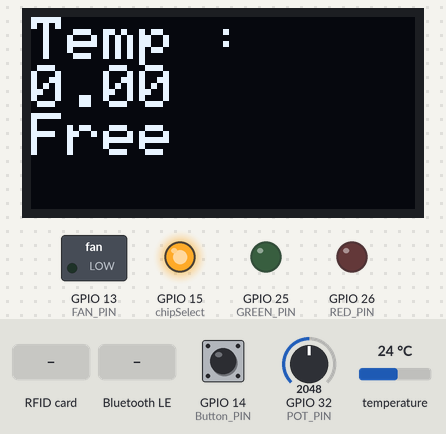
This program was run on a simulated ESP32. Parts: 128×64 one-colour display, switched loads named in the program (green lamp = pin HIGH), output pins drawn as LEDs (lit = HIGH). The test bench sets the inputs (shaded band); at power-on: temperature 24 °C, GPIO 14 (Button_PIN) HIGH, GPIO 32 (POT_PIN) = 2048 (analog values on the 0–4095 scale). Storage starts empty; nothing arrives over Bluetooth unless stated; a phone connects over Bluetooth LE 3 s after start; pins used as bus, display or sensor lines are not drawn; what the program prints to the serial monitor is not drawn.

Above: at 1.3 s.
1.4 s: RFID card 5E 7A 19 C4 held to the reader
At 2.5 s:
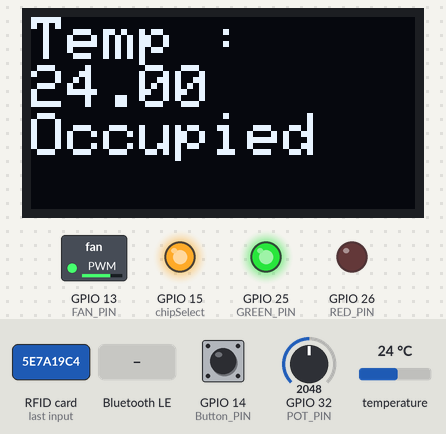
3.5 s: Bluetooth LE write "1" received
At 4.8 s:
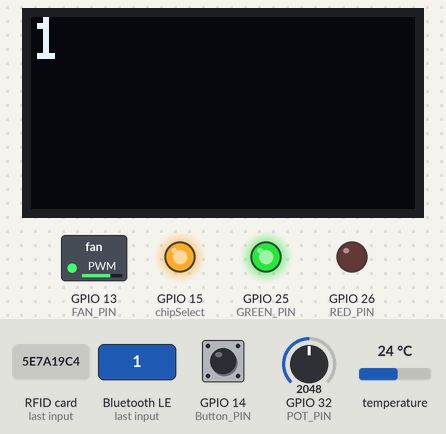
6.5 s: RFID card 5E 7A 19 C4 held to the reader
At 9.3 s:
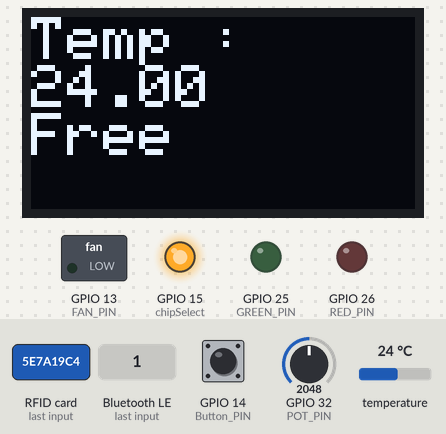
9.5 s: Bluetooth LE write "0" received
At 10.1 s:
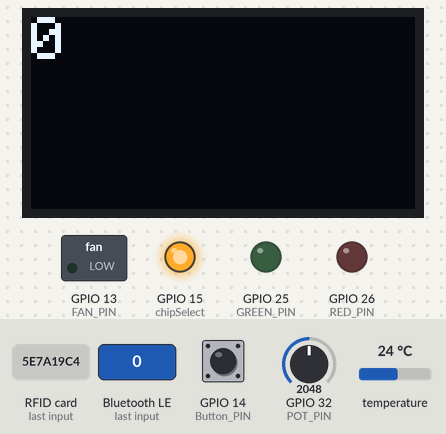
12.5 s: temperature set to 12 °C
At 15.9 s:
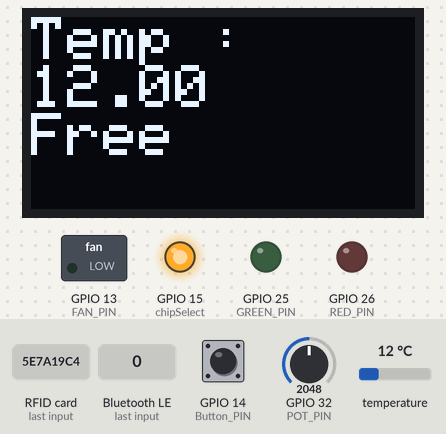
Timing chart, 0 to 17.4 s (numbered marks = the images above; inputs shaded):
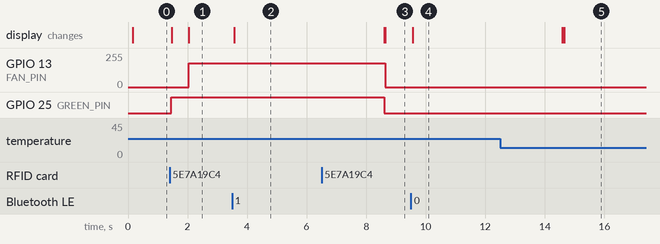

Measured:
- after the input at 1.4 s, GPIO 13 (FAN_PIN): 0/255 → 180/255 after 0.64 s; GPIO 25 (GREEN_PIN): LOW → HIGH at once; the display: first changes after 0.07 s (image 1 shows a later state)
- after the input at 3.5 s, the display: changes after 0.08 s (image 2)
- after the input at 6.5 s, GPIO 13 (FAN_PIN): 180/255 → 0/255 after 2.1 s; GPIO 25 (GREEN_PIN): HIGH → LOW after 2.1 s; the display: first differs from a run without the input after 2.1 s (image 3)
- after the input at 9.5 s, the display: changes after 0.06 s (image 4)
- after the input at 12.5 s, the display: first differs from a run without the input after 2.2 s (image 5)

The program:

main.cpp
```cpp
// Libraries
#include <Arduino.h>
#include <Wire.h>
#include <ArduinoJson.h>
#include <SPI.h>
#include <MFRC522.h>
#include <Adafruit_Sensor.h>
#include <Adafruit_BMP280.h>
#include <WiFi.h>
#include <WebServer.h>
#include <Adafruit_GFX.h>
#include <Adafruit_SSD1306.h>
#include <SD.h>
#include <BLE_UART.h>

//Define pins
//rfid
#define RFID_SS 2
#define RFID_RST 27
MFRC522 rfid(RFID_SS, RFID_RST);
//OLED
#define SCREEN_WIDTH 128
#define SCREEN_HEIGHT 64

#define OLED_DC     16
#define OLED_RESET 17
#define OLED_CS    5
Adafruit_SSD1306 display(SCREEN_WIDTH, SCREEN_HEIGHT, &SPI, OLED_DC, OLED_RESET, OLED_CS);

//Temp bmp280
float temperature;
Adafruit_BMP280 bmp;

//Potentiometer
#define POT_PIN 32

//SD
#define chipSelect 15

//misc
#define RED_PIN 26
#define GREEN_PIN 25
#define Button_PIN 14
#define FAN_PIN 13
//Misc Global Vars
String lastUID = "";
unsigned long lastScanTime = 0;
unsigned long indicatorStart = 0;
unsigned long indicatorTime = 0;
bool indicatorOn = false;
unsigned long sampleTime = 0;
unsigned long msgTime = 0;

//Challenge Global Variables
String staffMessage = "";
bool staffMeassageActive = false;
unsigned long staffMessageTime = 0;
bool staffMsgtime = false;

//RFID CHECKIN/OUT Variables
const int numAuthorized = 1; //admin card and student card for access..
String authorizedUIDs[numAuthorized];
bool occupied = false;

//Potentiometer/ADC Variables
int ADC_BITS = 12;

//Fan PWM variables
#define LED_CH 0
const int PWM_FREQ = 25000;
const int PWM_RES = 8;

//temp readings var
const int NUM_SAMPLES = 10;
float samples[NUM_SAMPLES];


//Global Variables (Bitwise, SD, wifi, webserver)
volatile bool helpButtonPressed = false; //LAB 10
byte statusByte = 0; // LAB 2
byte previousStatusByte = 0; // Ref
bool sdReady = false; // LAB 5
const char* ssid = "STUDYROOMESP32"; // LAB 7
const char* password = "password167!"; // PASSWORD ---------------------- LAB 7
WebServer server(80); // LAB 7


//4.1
volatile unsigned long lastButtonPress = 0; //LAB 10 PART 4 Stores time of last button press


String getUID()
{
  String uid = "";
  for (byte i = 0; i < rfid.uid.size; i++)
  {
    if (rfid.uid.uidByte[i] < 0x10)
    {
      uid = uid + "0";
    }
    uid = uid + String(rfid.uid.uidByte[i], HEX);
    if (i < rfid.uid.size - 1)
    {
      uid = uid + " ";
    }
  }
  uid.toUpperCase();
  return uid;
}


bool isAuthorized(String uid)
{
  for (int i = 0; i < numAuthorized; i++)
  {
    if (uid == authorizedUIDs[i])
    {
      return true;
    }
  }
  return false;
}


void ledOff(){
    digitalWrite(RED_PIN, LOW);
}
//time functions for red led turning off after a bit
void startIndicatorTimer(unsigned long duration)
{
  indicatorStart = millis();
  indicatorTime = duration;
  indicatorOn = true;
}


void onTimerExpired(){
  ledOff();
  indicatorOn = false;
  Serial.println("Ready");
}


void checkIN(String uid)
{
  Serial.println("Checked in");
  authorizedUIDs[0] = uid;
  ledOff();
  digitalWrite(GREEN_PIN, HIGH);
  occupied = true;
}

void checkOUT(){
  Serial.println("Checked OUT");
  authorizedUIDs[0] = "";
  ledOff();
  digitalWrite(GREEN_PIN, LOW);
  occupied = false;
}

void accessDenied(){
  digitalWrite(RED_PIN, HIGH);
  Serial.println("ACCESS DENIED");
  startIndicatorTimer(1000);
}

void cardCheck(String uid){
  if (isAuthorized(uid) == false){
    accessDenied();
  }
  else{
    checkOUT();
  }
}

void accessCheck(String uid){

  if (uid == lastUID && millis() - lastScanTime < 2000)
  {
    Serial.println("Repeat ignored");
    return;
  }
  lastUID = uid;
  lastScanTime = millis();

  Serial.print("Card UID: ");
  Serial.println(uid);

  if(occupied == false){
      checkIN(uid);
  }
  else{
      cardCheck(uid);
  }
}


//bmp

void grabTemp(){
  if (millis() - sampleTime >= 2000){
    for (int i = 0 ; i < NUM_SAMPLES; i++){
      samples[i] = bmp.readTemperature();
      sampleTime = millis();
    }
  }

}

float getAvgTemp(){
  float sum = 0;
  for (int i = 0; i < NUM_SAMPLES; i++){
    sum = sum + samples[i];
  }
  return (float)sum/NUM_SAMPLES;
}

//FAN CONTROLS

float potRead(){
  int potValue = analogRead(POT_PIN);
  int maxValue = pow(2,ADC_BITS) -1;
  float setPoint = potValue * 40.0 / maxValue;
  return setPoint;
}

int fanSpeed(){
  float setPoint = potRead();
  float temp = getAvgTemp();
  float difference = temp - setPoint;

  if(setPoint < temp && occupied == true){
    int duty = map(difference, 0, 10, 150, 255);
    ledcWrite(FAN_PIN, duty);
    return duty;
  }
  else{
    ledcWrite(FAN_PIN, 0);
    return 0;
  }


}

//OLED display function
void showOnOLED(int Ycursor, String message){
  display.setTextColor(SSD1306_WHITE);
  display.setTextSize(2);

  display.setCursor(0,Ycursor);
  display.println(message);
}

//function to display the ble message on the OLED
void bleDisplay(String message){
  display.clearDisplay();
  display.setTextSize(2);

  display.setCursor(0,0);
  display.println(message);
}

//Detects BLE UART message and displays it
void bleMessage(){
  staffMeassageActive = bleMessageAvailable();
  if (bleMessageAvailable() == true) {
  staffMessage = bleReadMessage();
  staffMeassageActive = true;
  staffMessageTime = millis();
  Serial.print("Received BLE message: ");
  Serial.println(staffMessage);
  bleDisplay(staffMessage);
  display.display();
  delay(5000);
  }
}


void IRAM_ATTR handleHelpButton()
{ if (millis() - lastButtonPress > 200)
  {
    lastButtonPress = millis();
    helpButtonPressed = true;
  }
}

void logEvent(const char* eventType) {  //LAB 5
  if (!sdReady) {
    Serial.println("SD card not read");
    return;
  }
  else{
    Serial.println("SD card read");
    return;
  }
  File logFile = SD.open("/events.csv", FILE_APPEND);
  if (logFile) {
    logFile.print(millis());
    logFile.print(",");
    logFile.println(eventType);
    logFile.close();
  }
  else {
    Serial.println("Error opening log file");
  }
  }

void handleData() //LAB 11 msotly bit from 7
{
JsonDocument doc;
int fan = fanSpeed();
doc["roomStatus"] = occupied ? "Occupied" : "Free";
doc["averageTemperature"] = getAvgTemp();
doc["fanLevel"] = fan;
doc["statusByte"] = statusByte;
String json;
serializeJson(doc, json);
server.send(200, "application/json", json);
}


// MS SAJU WEBPAGE START
const char webpage[] PROGMEM = R"rawliteral(

<!DOCTYPE html>
<html>

<head>

<meta charset="UTF-8">
<meta name="viewport" content="width=device-width, initial-scale=1.0">

<meta http-equiv="refresh" content="5">

<title>Study Room</title>

<style>

body{
    font-family:Arial,sans-serif;
    background:linear-gradient(
        135deg,
        #1E3C72,
        #2A5298
    );
    color:white;
    text-align:center;
    margin:0;
    padding:20px;
}

.container{
    max-width:800px;
    margin:auto;
}

.card{
    background:rgba(
        255,
        255,
        255,
        0.15
    );

    padding:25px;
    border-radius:15px;

    box-shadow:
    0px 4px 12px rgba(
        0,
        0,
        0,
        0.3
    );
}

.value{
    font-size:42px;
    font-weight:bold;
    color:#FFD54F;
}

button{

    width:180px;
    height:60px;

    margin:10px;

    font-size:20px;

    border:none;

    border-radius:10px;

    cursor:pointer;
}

.on{
    background:#4CAF50;
    color:white;
}

.off{
    background:#F44336;
    color:white;
}

.info{
    margin-top:20px;
}

</style>

</head>

<body>

<div class="container">

<h1>🌎 Study Room</h1>

<div class="card">

<h2>Temperature</h2>

<p class="value">
TEMP_PLACEHOLDER
</p>

</div>

<br>

<div class="card">
<h2>Room Status</h2>
<p class="value">
ROOM_STATUS_PLACEHOLDER
</p>
</div>

<br>

<div class="card">
<h2>Fan Level</h2>
<p class="value">
FAN_LEVEL_PLACEHOLDER
</p>
</div>

<br>

<div class="card">
<h2>Status Byte</h2>
<p class="value">
STATUS_BYTE_PLACEHOLDER
</p>

</div>

<div class="info">

<p>
SSID: STUDYROOMESP32
</p>

<p>
IP Address: 192.168.4.1
</p>

</div>

</div>

</body>

</html>

)rawliteral";
// MS SAJU WEBPAGE END

void handleRoot() // LAB 7
{
  int fan = fanSpeed();
  String page = webpage;
  page.replace(
  "TEMP_PLACEHOLDER",
  String(getAvgTemp(), 1) + " °C"
);
  page.replace(
  "ROOM_STATUS_PLACEHOLDER",
  occupied ? "Occupied" : "Free"
);
  page.replace(
  "FAN_LEVEL_PLACEHOLDER",
  String(fan)
);
  page.replace(
  "STATUS_BYTE_PLACEHOLDER",
  String(statusByte, BIN)
);
  server.send(200, "text/html", page);
}


void setup(){
  Serial.begin(115200);
  pinMode(chipSelect, OUTPUT); digitalWrite(chipSelect, HIGH);
  pinMode(RFID_SS, OUTPUT); digitalWrite(RFID_SS, HIGH);
  pinMode(OLED_CS, OUTPUT); digitalWrite(OLED_CS, HIGH);
  SPI.begin();

  //Rfid
  rfid.PCD_Init();
  rfid.PCD_DumpVersionToSerial();

  pinMode(RED_PIN, OUTPUT);
  pinMode(GREEN_PIN, OUTPUT);

  //OLED setup
  display.begin(SSD1306_SWITCHCAPVCC);
  display.clearDisplay();

  // Challenge found this in lab 8
  bleBegin("StudyRoomESP32");
  Serial.println("BLE started");

  //sd start
  sdReady = SD.begin(chipSelect);

  //bmp280
  Wire.begin();
  // BMP280 code
  if(bmp.begin(0x76))
  {
    Serial.println("BMP280 Found");
  }
  else
  {
    Serial.println("BMP280 Not Found");
  }

  //ADC settings
  analogReadResolution(12);
  analogSetAttenuation(ADC_11db);

  //PWM settings
  ledcAttach(FAN_PIN, PWM_FREQ, PWM_RES);
  //button setups
  pinMode(Button_PIN, INPUT_PULLUP); // BUTTON INPUT PULLUP SET
  attachInterrupt(digitalPinToInterrupt(Button_PIN), handleHelpButton, FALLING);

  if (sdReady)
  {
  Serial.println("SD card initialized.");
    if (!SD.exists("/events.csv"))
    {
      Serial.println("Found in sd card");
      File logFile = SD.open("/events.csv", FILE_WRITE);

      if (logFile)
      {
        logFile.println("Timestamp,EventType");
        logFile.close();
        Serial.println("Log file created.");
      }
      else
      {
      Serial.println("Error creating log file.");
      }
    }
    }
  else
  {
    Serial.println("SD card initialization failed!");
  }
  WiFi.mode(WIFI_AP);
  WiFi.softAP(ssid, password);
  Serial.print("IP Address: "); // not sure if needed... but
  Serial.println(WiFi.softAPIP());
  server.on("/", HTTP_GET, handleRoot);
  server.on("/data", HTTP_GET,handleData);
  server.begin();
  Serial.println("Server started");
}


void loop(){
//ENHANCMNT
  //Card detection
  if (rfid.PICC_IsNewCardPresent() == true && rfid.PICC_ReadCardSerial() == true)
  {
    String uid = getUID();
    accessCheck(uid);
    rfid.PICC_HaltA();
    rfid.PCD_StopCrypto1();
  }

  //Display Room information on OLED
  grabTemp();        // HAVE TO EDIT THIS TO DO THE MODIFICATIOn
  float temp = getAvgTemp();
  String temperature = String(temp);


  bleMessage();

  if(occupied){
  display.clearDisplay();
  showOnOLED(32, "Occupied");
  showOnOLED(0, "Temp :");
  showOnOLED(16, temperature);
  display.display();
  }
  else{
    display.clearDisplay();
    showOnOLED(32, "Free");
    showOnOLED(0, "Temp :");
    showOnOLED(16, temperature);
    display.display();
  }

  fanSpeed();

  //timer
  if (indicatorOn == true && millis() - indicatorStart >= indicatorTime){
    onTimerExpired();
  }
  server.handleClient();
  if (helpButtonPressed == true) // LAB 10 PArt 4
  {
    helpButtonPressed = false;
    statusByte |= 0b00000100; // LAB 2 BIT MASKING
    logEvent("HELP"); // LAB 5 ..
  }

  if (occupied) //L2
  {
    statusByte |= 0b00000001; // ROOm OCCUPIED
  }
  else
  {
    statusByte &= ~0b00000001; // ROOM FREe
  }

  if (getAvgTemp() > potRead())
  {
    statusByte |= 0b00000010; // SET TEMP HIGH
  }
  else
  {
    statusByte &= ~0b00000010; // SET TEMP LOW
  }

  if (statusByte != previousStatusByte)
  {
    Serial.print("Status Byte: ");
    Serial.println(statusByte, BIN);
    previousStatusByte = statusByte; //L2
  }
}
```

BLE_UART.h
```cpp
// =====================================================================
//  BLE_UART.h  -  Lab 8 helper file (provided by your instructor)
//
//  Place this file in the "include" folder of your PlatformIO project.
//  You do NOT need to read or change anything in this file.
//
//  It turns the ESP32 into a Bluetooth Low Energy (BLE) device that
//  uses the Nordic UART Service, so phone apps such as
//  Bluefruit Connect (iPhone and Android) can send it text.
//
//  Functions you can use in main.cpp:
//
//    bleBegin("ESP32_Name");   Start BLE and let phones find the ESP32
//    bleIsConnected()          true if a phone is connected
//    bleMessageAvailable()     true if a new message has arrived
//    bleReadMessage()          returns the new message as a String
//    bleSend("text")           sends text back to the phone
// =====================================================================

#pragma once

#include <Arduino.h>
#include <BLEDevice.h>
#include <BLEServer.h>
#include <BLEUtils.h>
#include <BLE2902.h>

// Nordic UART Service UUIDs
#define UART_SERVICE_UUID  "6E400001-B5A3-F393-E0A9-E50E24DCCA9E"
#define UART_RX_UUID       "6E400002-B5A3-F393-E0A9-E50E24DCCA9E"  // Phone -> ESP32
#define UART_TX_UUID       "6E400003-B5A3-F393-E0A9-E50E24DCCA9E"  // ESP32 -> Phone

static BLEServer*         bleServer       = NULL;
static BLECharacteristic* bleTxChar       = NULL;
static bool               bleWasConnected = false;
static volatile bool      bleNewMessage   = false;
static String             bleLastMessage  = "";

// Runs automatically when the phone writes a message
class BleRxEvents : public BLECharacteristicCallbacks
{
  void onWrite(BLECharacteristic* characteristic)
  {
    bleLastMessage = characteristic->getValue().c_str();
    bleLastMessage.trim();        // remove spaces and line endings
    bleNewMessage = true;
  }
};

// Start BLE with a device name and begin advertising
void bleBegin(String deviceName)
{
  BLEDevice::init(deviceName.c_str());

  bleServer = BLEDevice::createServer();

  BLEService* service = bleServer->createService(UART_SERVICE_UUID);

  bleTxChar = service->createCharacteristic(
      UART_TX_UUID, BLECharacteristic::PROPERTY_NOTIFY);
  bleTxChar->addDescriptor(new BLE2902());

  BLECharacteristic* rxChar = service->createCharacteristic(
      UART_RX_UUID,
      BLECharacteristic::PROPERTY_WRITE | BLECharacteristic::PROPERTY_WRITE_NR);
  rxChar->setCallbacks(new BleRxEvents());

  service->start();

  bleServer->getAdvertising()->addServiceUUID(UART_SERVICE_UUID);
  bleServer->getAdvertising()->start();
}

// true if a phone is connected
// The connection is read directly from the BLE server, so a disconnect
// is never missed. When the phone disconnects, advertising is restarted
// here (after a short pause) so the phone can find and reconnect to the
// ESP32. Restarting advertising inside the disconnect event itself can
// fail on some phones, leaving the ESP32 stuck.
bool bleIsConnected()
{
  if (bleServer == NULL)
  {
    return false;
  }

  bool connectedNow = bleServer->getConnectedCount() > 0;

  if (connectedNow == false && bleWasConnected == true)
  {
    delay(500);                     // give the BLE stack time to finish
    bleServer->startAdvertising();  // let a phone find the ESP32 again
  }

  bleWasConnected = connectedNow;
  return connectedNow;
}

// true if a new message has arrived from the phone
bool bleMessageAvailable()
{
  return bleNewMessage;
}

// Returns the newest message (and marks it as read)
String bleReadMessage()
{
  bleNewMessage = false;
  return bleLastMessage;
}

// Sends text to the phone (keep it under 20 characters)
void bleSend(String text)
{
  if (bleServer != NULL && bleServer->getConnectedCount() > 0 && bleTxChar != NULL)
  {
    bleTxChar->setValue(text.c_str());
    bleTxChar->notify();
  }
}
```
